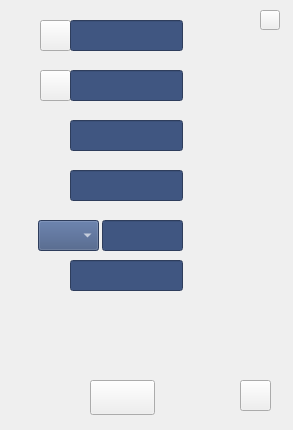
<?xml version="1.0" encoding="UTF-8"?>
<ui version="4.0">
 <class>widget3_6</class>
 <widget class="QWidget" name="widget3_6">
  <property name="geometry">
   <rect>
    <x>0</x>
    <y>0</y>
    <width>293</width>
    <height>430</height>
   </rect>
  </property>
  <property name="windowTitle">
   <string>Form</string>
  </property>
  <widget class="QFrame" name="frame">
   <property name="geometry">
    <rect>
     <x>0</x>
     <y>0</y>
     <width>293</width>
     <height>430</height>
    </rect>
   </property>
   <property name="styleSheet">
    <string notr="true"/>
   </property>
   <property name="frameShape">
    <enum>QFrame::NoFrame</enum>
   </property>
   <property name="frameShadow">
    <enum>QFrame::Plain</enum>
   </property>
   <property name="lineWidth">
    <number>0</number>
   </property>
   <widget class="MyLineEdit" name="edit_5">
    <property name="geometry">
     <rect>
      <x>102</x>
      <y>220</y>
      <width>81</width>
      <height>31</height>
     </rect>
    </property>
    <property name="sizePolicy">
     <sizepolicy hsizetype="Ignored" vsizetype="Ignored">
      <horstretch>0</horstretch>
      <verstretch>0</verstretch>
     </sizepolicy>
    </property>
    <property name="font">
     <font>
      <family>微软雅黑</family>
      <pointsize>12</pointsize>
     </font>
    </property>
    <property name="styleSheet">
     <string notr="true">color: rgb(255, 255, 255);
background-color: rgb(64, 86, 129);</string>
    </property>
    <property name="alignment">
     <set>Qt::AlignRight|Qt::AlignTrailing|Qt::AlignVCenter</set>
    </property>
   </widget>
   <widget class="QPushButton" name="bt_l_2">
    <property name="geometry">
     <rect>
      <x>40</x>
      <y>70</y>
      <width>31</width>
      <height>31</height>
     </rect>
    </property>
    <property name="sizePolicy">
     <sizepolicy hsizetype="Ignored" vsizetype="Ignored">
      <horstretch>0</horstretch>
      <verstretch>0</verstretch>
     </sizepolicy>
    </property>
    <property name="text">
     <string/>
    </property>
   </widget>
   <widget class="QPushButton" name="bt_l_1">
    <property name="geometry">
     <rect>
      <x>40</x>
      <y>20</y>
      <width>31</width>
      <height>31</height>
     </rect>
    </property>
    <property name="sizePolicy">
     <sizepolicy hsizetype="Ignored" vsizetype="Ignored">
      <horstretch>0</horstretch>
      <verstretch>0</verstretch>
     </sizepolicy>
    </property>
    <property name="text">
     <string/>
    </property>
   </widget>
   <widget class="QPushButton" name="bt_b_0">
    <property name="geometry">
     <rect>
      <x>90</x>
      <y>380</y>
      <width>65</width>
      <height>35</height>
     </rect>
    </property>
    <property name="sizePolicy">
     <sizepolicy hsizetype="Ignored" vsizetype="Ignored">
      <horstretch>0</horstretch>
      <verstretch>0</verstretch>
     </sizepolicy>
    </property>
    <property name="text">
     <string/>
    </property>
   </widget>
   <widget class="MyLineEdit" name="edit_6">
    <property name="geometry">
     <rect>
      <x>70</x>
      <y>260</y>
      <width>113</width>
      <height>31</height>
     </rect>
    </property>
    <property name="sizePolicy">
     <sizepolicy hsizetype="Ignored" vsizetype="Ignored">
      <horstretch>0</horstretch>
      <verstretch>0</verstretch>
     </sizepolicy>
    </property>
    <property name="font">
     <font>
      <family>微软雅黑</family>
      <pointsize>12</pointsize>
     </font>
    </property>
    <property name="styleSheet">
     <string notr="true">color: rgb(255, 255, 255);
background-color: rgb(64, 86, 129);</string>
    </property>
    <property name="alignment">
     <set>Qt::AlignRight|Qt::AlignTrailing|Qt::AlignVCenter</set>
    </property>
   </widget>
   <widget class="MyLineEdit" name="edit_1">
    <property name="geometry">
     <rect>
      <x>70</x>
      <y>20</y>
      <width>113</width>
      <height>31</height>
     </rect>
    </property>
    <property name="sizePolicy">
     <sizepolicy hsizetype="Ignored" vsizetype="Ignored">
      <horstretch>0</horstretch>
      <verstretch>0</verstretch>
     </sizepolicy>
    </property>
    <property name="font">
     <font>
      <family>微软雅黑</family>
      <pointsize>12</pointsize>
     </font>
    </property>
    <property name="styleSheet">
     <string notr="true">color: rgb(255, 255, 255);
background-color: rgb(64, 86, 129);</string>
    </property>
    <property name="alignment">
     <set>Qt::AlignRight|Qt::AlignTrailing|Qt::AlignVCenter</set>
    </property>
   </widget>
   <widget class="MyLineEdit" name="edit_3">
    <property name="geometry">
     <rect>
      <x>70</x>
      <y>120</y>
      <width>113</width>
      <height>31</height>
     </rect>
    </property>
    <property name="sizePolicy">
     <sizepolicy hsizetype="Ignored" vsizetype="Ignored">
      <horstretch>0</horstretch>
      <verstretch>0</verstretch>
     </sizepolicy>
    </property>
    <property name="font">
     <font>
      <family>微软雅黑</family>
      <pointsize>12</pointsize>
     </font>
    </property>
    <property name="styleSheet">
     <string notr="true">color: rgb(255, 255, 255);
background-color: rgb(64, 86, 129);</string>
    </property>
    <property name="alignment">
     <set>Qt::AlignRight|Qt::AlignTrailing|Qt::AlignVCenter</set>
    </property>
   </widget>
   <widget class="MyLineEdit" name="edit_2">
    <property name="geometry">
     <rect>
      <x>70</x>
      <y>70</y>
      <width>113</width>
      <height>31</height>
     </rect>
    </property>
    <property name="sizePolicy">
     <sizepolicy hsizetype="Ignored" vsizetype="Ignored">
      <horstretch>0</horstretch>
      <verstretch>0</verstretch>
     </sizepolicy>
    </property>
    <property name="font">
     <font>
      <family>微软雅黑</family>
      <pointsize>12</pointsize>
     </font>
    </property>
    <property name="styleSheet">
     <string notr="true">color: rgb(255, 255, 255);
background-color: rgb(64, 86, 129);</string>
    </property>
    <property name="alignment">
     <set>Qt::AlignRight|Qt::AlignTrailing|Qt::AlignVCenter</set>
    </property>
   </widget>
   <widget class="MyLineEdit" name="edit_4">
    <property name="geometry">
     <rect>
      <x>70</x>
      <y>170</y>
      <width>113</width>
      <height>31</height>
     </rect>
    </property>
    <property name="sizePolicy">
     <sizepolicy hsizetype="Ignored" vsizetype="Ignored">
      <horstretch>0</horstretch>
      <verstretch>0</verstretch>
     </sizepolicy>
    </property>
    <property name="font">
     <font>
      <family>微软雅黑</family>
      <pointsize>12</pointsize>
     </font>
    </property>
    <property name="styleSheet">
     <string notr="true">color: rgb(255, 255, 255);
background-color: rgb(64, 86, 129);</string>
    </property>
    <property name="alignment">
     <set>Qt::AlignRight|Qt::AlignTrailing|Qt::AlignVCenter</set>
    </property>
   </widget>
   <widget class="QPushButton" name="bt_close">
    <property name="geometry">
     <rect>
      <x>260</x>
      <y>10</y>
      <width>20</width>
      <height>20</height>
     </rect>
    </property>
    <property name="sizePolicy">
     <sizepolicy hsizetype="Ignored" vsizetype="Ignored">
      <horstretch>0</horstretch>
      <verstretch>0</verstretch>
     </sizepolicy>
    </property>
    <property name="text">
     <string/>
    </property>
   </widget>
   <widget class="QPushButton" name="bt_next_pg">
    <property name="geometry">
     <rect>
      <x>240</x>
      <y>380</y>
      <width>31</width>
      <height>31</height>
     </rect>
    </property>
    <property name="sizePolicy">
     <sizepolicy hsizetype="Ignored" vsizetype="Ignored">
      <horstretch>0</horstretch>
      <verstretch>0</verstretch>
     </sizepolicy>
    </property>
    <property name="focusPolicy">
     <enum>Qt::NoFocus</enum>
    </property>
    <property name="text">
     <string/>
    </property>
   </widget>
   <widget class="QComboBox" name="comboBox">
    <property name="geometry">
     <rect>
      <x>38</x>
      <y>220</y>
      <width>61</width>
      <height>31</height>
     </rect>
    </property>
    <property name="font">
     <font>
      <family>微软雅黑</family>
      <pointsize>12</pointsize>
     </font>
    </property>
    <property name="focusPolicy">
     <enum>Qt::NoFocus</enum>
    </property>
    <property name="styleSheet">
     <string notr="true">color: rgb(255, 255, 255);
background-color: rgb(64, 86, 129);</string>
    </property>
    <property name="iconSize">
     <size>
      <width>4</width>
      <height>16</height>
     </size>
    </property>
   </widget>
   <widget class="QLabel" name="label_unit">
    <property name="geometry">
     <rect>
      <x>210</x>
      <y>225</y>
      <width>54</width>
      <height>21</height>
     </rect>
    </property>
    <property name="font">
     <font>
      <family>微软雅黑</family>
      <pointsize>11</pointsize>
     </font>
    </property>
    <property name="styleSheet">
     <string notr="true">color: rgb(255, 255, 255);</string>
    </property>
    <property name="text">
     <string/>
    </property>
   </widget>
  </widget>
 </widget>
 <customwidgets>
  <customwidget>
   <class>MyLineEdit</class>
   <extends>QLineEdit</extends>
   <header>mylineedit.h</header>
  </customwidget>
 </customwidgets>
 <resources/>
 <connections/>
</ui>
